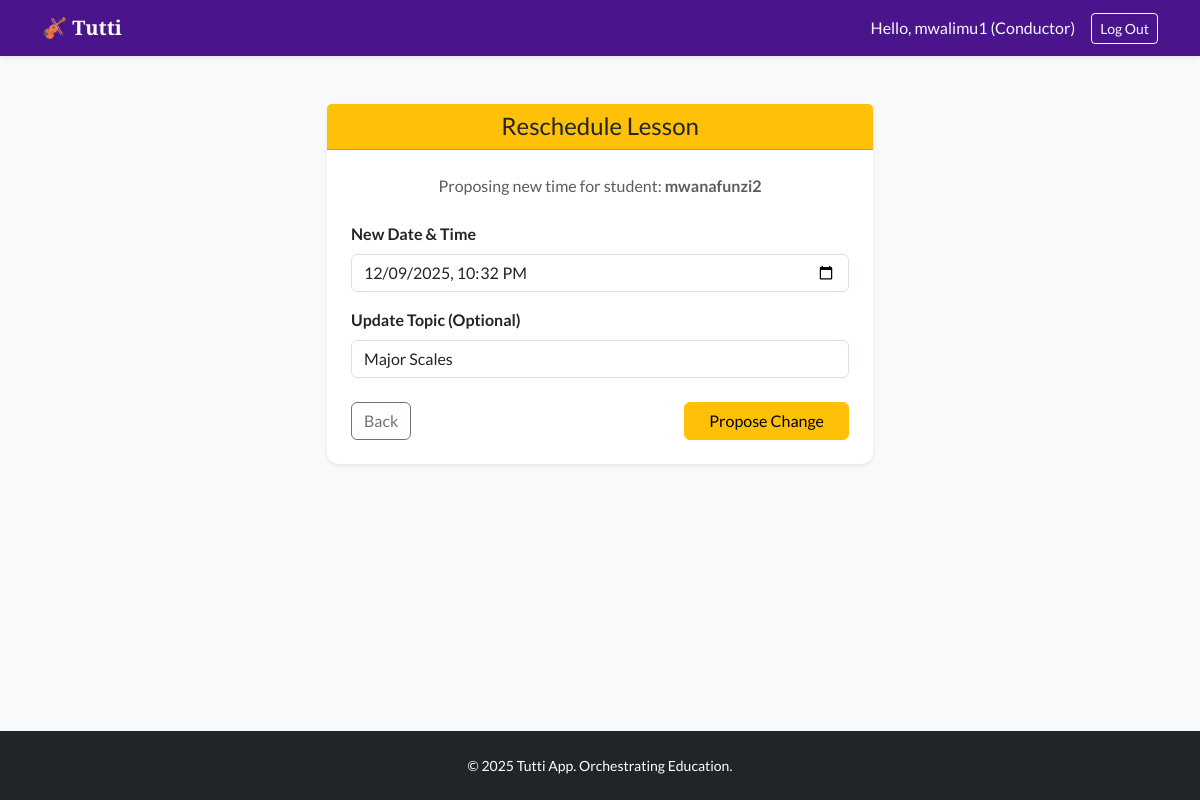
The page /reschedule/11/ (signed in) on the database its author committed.
### tuttiapp/models.py (models this page shows, shortened)
class User(AbstractUser):
    is_teacher = models.BooleanField(default=False)
    is_student = models.BooleanField(default=False)
    phone_number = models.CharField(max_length=15, blank=True, null=True, validators=[validate_kenyan_phone])

class Lesson(models.Model):
    STATUS_CHOICES = [
        ('REQUESTED', 'Requested'),  # Student requested a lesson
        ('SCHEDULED', 'Scheduled'),
        ('RESCHEDULE_PENDING', 'Reschedule Pending'), # Teacher requested reschedule
        ('COMPLETED', 'Completed'),       # Lesson happened, teacher marked it
        ('PENDING_PAYMENT', 'Pending Payment'), # Waiting for M-Pesa
        ('PAID', 'Paid'),                 # Money received
        ('CANCELLED', 'Cancelled'),
    ]
    teacher = models.ForeignKey(settings.AUTH_USER_MODEL, on_delete=models.CASCADE, related_name='lessons_taught')
    student = models.ForeignKey(settings.AUTH_USER_MODEL, on_delete=models.CASCADE, related_name='lessons_taken')
    start_time = models.DateTimeField()
    duration_minutes = models.PositiveIntegerField(default=60)
    topic = models.CharField(max_length=200, help_text="What are you teaching? e.g. Major Scales")
    teacher_notes = models.TextField(blank=True, help_text="Notes for the student to practice")
    price = models.DecimalField(max_digits=8, decimal_places=2, default=1500.00)
    status = models.CharField(max_length=20, choices=STATUS_CHOICES, default='SCHEDULED')
    is_student_reminder_sent = models.BooleanField(default=False)

### tuttiapp/views.py (the view)
# urls.py: path('reschedule/<int:lesson_id>/', views.reschedule_lesson, name='reschedule_lesson'), # New URL pattern for rescheduling a lesson
@login_required
def reschedule_lesson(request, lesson_id):
    lesson = get_object_or_404(Lesson, pk=lesson_id)
    if request.user != lesson.teacher:
        messages.error(request, "Only the conductor can reschedule.")
        return redirect('dashboard')
    if request.method == 'POST':
        form = LessonRescheduleForm(request.POST, instance=lesson)
        if form.is_valid():
            lesson = form.save(commit=False)
            lesson.status = 'RESCHEDULE_PENDING' # Change status so student sees it
            lesson.save()
            messages.success(request, "Reschedule proposal sent to student.")
            return redirect('dashboard')
    else:
        form = LessonRescheduleForm(instance=lesson)
    return render(request, 'tuttiapp/reschedule_form.html', {'form': form, 'lesson': lesson})

### tuttiapp/forms.py
class LessonRescheduleForm(forms.ModelForm): # Form for rescheduling lessons. Used by teachers.
    class Meta:
        model = Lesson
        fields = ['start_time', 'topic']
        widgets = {
            'start_time': forms.DateTimeInput(attrs={'type': 'datetime-local', 'class': 'form-control'}),
            'topic': forms.TextInput(attrs={'class': 'form-control'})
        }
        '''
        This form allows teachers to reschedule a lesson by changing the start time and topic.
        The form is displayed when a teacher wants to reschedule an existing lesson.
        '''

### tuttiapp/templates/tuttiapp/reschedule_form.html (shortened to what this page needs)
{% extends 'tuttiapp/base.html' %}
{% block content %}
<div class="row justify-content-center">
    <div class="col-md-6">
        <div class="card shadow-sm border-warning border-top-0">
            <div class="card-header bg-warning text-dark text-center">
                <h4 class="mb-0">Reschedule Lesson</h4>
            </div>
            <div class="card-body p-4">
                <p class="text-center text-muted mb-4">
                    Proposing new time for student: <strong>{{ lesson.student.username }}</strong>
                </p>
                <form method="post">
                    <div class="mb-3">
                        <label class="form-label fw-bold">New Date & Time</label>
                        {{ form.start_time }}
                    </div>
                    <div class="mb-4">
                        <label class="form-label fw-bold">Update Topic (Optional)</label>
                        {{ form.topic }}
                    </div>
                    <div class="d-flex justify-content-between">
                        <a href="{% url 'dashboard' %}" class="btn btn-outline-secondary">Back</a>
                        <button type="submit" class="btn btn-warning px-4">Propose Change</button>
                    </div>
                </form>
            </div>
        </div>
    </div>
</div>
{% endblock %}

### tuttiapp/templates/tuttiapp/base.html (shortened to what this page needs)
{% load static %}
<!DOCTYPE html>
<html lang="en">
<head>
    <link href="https://cdn.jsdelivr.net/npm/bootstrap@5.3.0/dist/css/bootstrap.min.css" rel="stylesheet">
    <link rel="stylesheet" href="{% static 'tuttiapp/main.css' %}">
</head>
<body class="d-flex flex-column min-vh-100">
    <nav class="navbar navbar-expand-lg navbar-dark bg-primary shadow-sm">
        <div class="container">
            <a class="navbar-brand fw-bold" href="{% url 'dashboard' %}">
                🎻 Tutti
            </a>
            <div class="collapse navbar-collapse" id="navbarNav">
                <ul class="navbar-nav ms-auto align-items-center">
                    {% if user.is_authenticated %}
                        <li class="nav-item">
                            <span class="nav-link text-light disabled">
                                Hello, {{ user.username }}
                                {% if user.is_teacher %} (Conductor){% endif %}
                            </span>
                        </li>
                        <li class="nav-item ms-2">
                            <form action="{% url 'logout' %}" method="post" class="d-inline">
                                <button type="submit" class="btn btn-outline-light btn-sm">Log Out</button>
                            </form>
                        </li>
                    {% endif %}
                </ul>
            </div>
        </div>
    </nav>
    <main class="container my-5 flex-grow-1">
        {% block content %}{% endblock %}
    </main>
    <footer class="bg-dark text-white py-4 mt-auto">
        <div class="container text-center">
            <p class="mb-0 small">© 2025 Tutti App. Orchestrating Education.</p>
        </div>
    </footer>
</body>
</html>

### tuttiapp/static/tuttiapp/main.css (style rules this page uses)
:root { --tutti-purple: #4a148c; --tutti-gold: #ffc107; --tutti-bg: #f8f9fa; }
body { font-family: 'Lato', sans-serif; background-color: var(--tutti-bg); }
h1, h2, h3, .navbar-brand { font-family: 'Playfair Display', serif; }
.bg-primary { background-color: var(--tutti-purple) !important; }
.card { border: none; border-radius: 12px; box-shadow: 0 4px 15px rgba(0,0,0,0.05); transition: transform 0.2s; }

### rows shown on the page
User: username "mwalimu1"
Lesson: student.username "mwanafunzi2", start_time "12/09/2025 22:32", topic "Major Scales"
